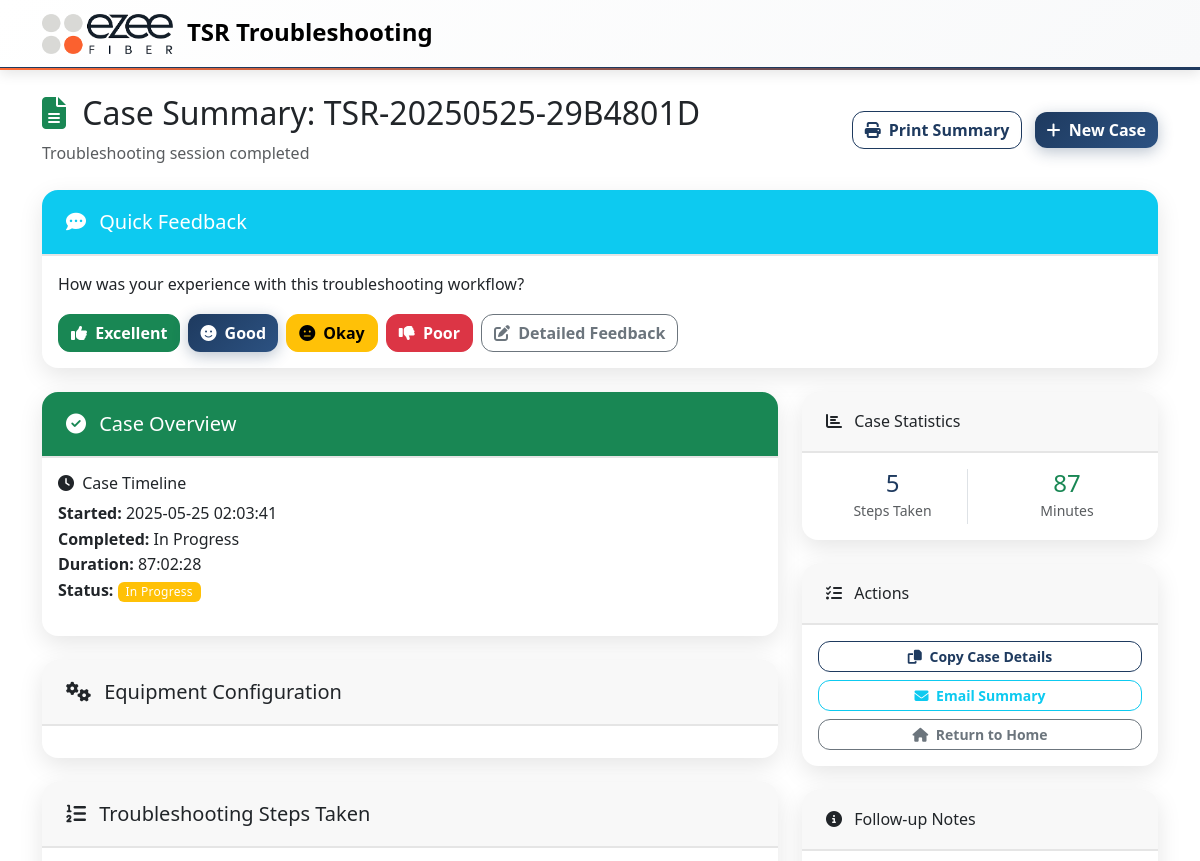
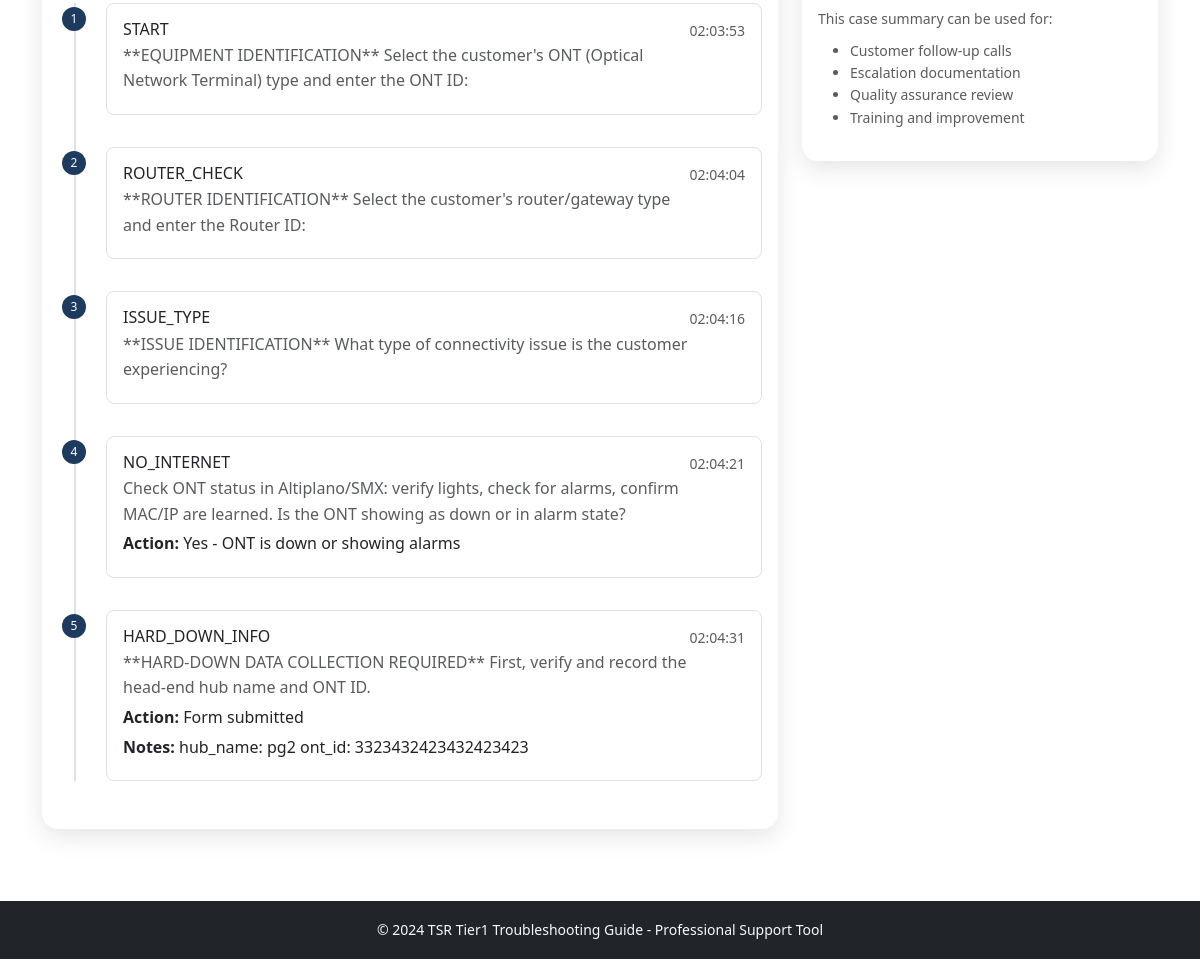
Page /case_summary/8 on the committed database (2 pictures, top to bottom).
### models.py (models this page shows, shortened)
class TroubleshootingCase(db.Model):
    id = db.Column(db.Integer, primary_key=True)
    session_id = db.Column(db.String(100), nullable=False)
    case_number = db.Column(db.String(50), unique=True, nullable=False)
    customer_info = db.Column(db.Text)  # JSON string
    ont_type = db.Column(db.String(50))
    ont_id = db.Column(db.String(50))  # ONT identifier (flexible format)
    router_type = db.Column(db.String(50))
    router_id = db.Column(db.String(50))  # Router identifier (flexible format)
    issue_type = db.Column(db.String(100))
    resolution = db.Column(db.String(200))
    status = db.Column(db.String(20), default='in_progress')  # in_progress, resolved, escalated, unresolved
    created_at = db.Column(db.DateTime, default=datetime.utcnow)
    completed_at = db.Column(db.DateTime)
    start_time = db.Column(db.Float)  # timestamp
    end_time = db.Column(db.Float)  # timestamp
    def get_customer_info(self):
        if self.customer_info:
            return json.loads(self.customer_info)
        return {}
    def get_duration(self):
        if self.start_time and self.end_time:
            duration_seconds = int(self.end_time - self.start_time)
        elif self.start_time:
            duration_seconds = int(datetime.now().timestamp() - self.start_time)
        else:
            return 0
        return duration_seconds // 60

class TroubleshootingStep(db.Model):
    id = db.Column(db.Integer, primary_key=True)
    case_id = db.Column(db.Integer, db.ForeignKey('troubleshooting_case.id'), nullable=False)
    step_id = db.Column(db.String(50), nullable=False)
    step_name = db.Column(db.String(200))
    action_taken = db.Column(db.String(500))
    result = db.Column(db.String(500))
    notes = db.Column(db.Text)
    timestamp = db.Column(db.DateTime, default=datetime.utcnow)
    case = db.relationship('TroubleshootingCase', backref=db.backref('steps', lazy=True, order_by='TroubleshootingStep.timestamp'))

### routes.py (the view)
@app.route('/case_summary/<int:case_id>')
def case_summary(case_id):
    case = TroubleshootingCase.query.get_or_404(case_id)
    escalation_report = None
    if case.status == 'escalated':
        escalation_report = generate_tier2_escalation_report(case)
    dispatch_report = None
    if case.status in ['dispatch_pending', 'resolved'] and (
        any(step.step_id.startswith('DISPATCH_') for step in case.steps) or
        case.issue_type == 'Complete Outage'
    ):
        dispatch_report = generate_dispatch_report(case)
    return render_template('case_summary.html', case=case, dispatch_report=dispatch_report, escalation_report=escalation_report)

### app.py (called while the page is built)
@app.template_filter('datetime')
def datetime_filter(timestamp):
    if timestamp:
        return datetime.fromtimestamp(timestamp).strftime('%Y-%m-%d %H:%M:%S')
    return ''

@app.template_filter('duration')
def duration_filter(start_time, end_time=None):
    if not start_time:
        return ''
    end = end_time or datetime.now().timestamp()
    duration = int(end - start_time)
    hours = duration // 3600
    minutes = (duration % 3600) // 60
    seconds = duration % 60
    if hours > 0:
        return f"{hours:02d}:{minutes:02d}:{seconds:02d}"
    else:
        return f"{minutes:02d}:{seconds:02d}"

### templates/case_summary.html (shortened to what this page needs)
{% extends "base.html" %}
{% block content %}
<div class="container py-4">
    <div class="row justify-content-between align-items-center mb-4">
        <div class="col">
            <h2>
                <i class="fas fa-file-alt me-2 text-success"></i>
                Case Summary: {{ case.case_number }}
            </h2>
            <p class="text-muted mb-0">Troubleshooting session completed</p>
        </div>
        <div class="col-auto">
            <button onclick="window.print()" class="btn btn-outline-primary me-2">
                <i class="fas fa-print me-1"></i>
                Print Summary
            </button>
            <a href="{{ url_for('restart_case') }}" class="btn btn-primary">
                <i class="fas fa-plus me-1"></i>
                New Case
            </a>
        </div>
    </div>
    <div class="row mb-4">
        <div class="col-12">
            <div class="card border-info">
                <div class="card-header bg-info text-white">
                    <h5 class="mb-0">
                        <i class="fas fa-comment-dots me-2"></i>
                        Quick Feedback
                    </h5>
                </div>
                <div class="card-body">
                    <p class="mb-3">How was your experience with this troubleshooting workflow?</p>
                    <div class="d-flex gap-2 flex-wrap">
                        <button class="btn btn-success" onclick="submitFeedback('excellent', '{{ case.id }}')">
                            <i class="fas fa-thumbs-up me-1"></i>
                            Excellent
                        </button>
                        <button class="btn btn-primary" onclick="submitFeedback('good', '{{ case.id }}')">
                            <i class="fas fa-smile me-1"></i>
                            Good
                        </button>
                        <button class="btn btn-warning" onclick="submitFeedback('okay', '{{ case.id }}')">
                            <i class="fas fa-meh me-1"></i>
                            Okay
                        </button>
                        <button class="btn btn-danger" onclick="submitFeedback('poor', '{{ case.id }}')">
                            <i class="fas fa-thumbs-down me-1"></i>
                            Poor
                        </button>
                        <button class="btn btn-outline-secondary" onclick="showDetailedFeedback('{{ case.id }}')">
                            <i class="fas fa-edit me-1"></i>
                            Detailed Feedback
                        </button>
                    </div>
                </div>
            </div>
        </div>
    </div>
    <div class="row">
        <div class="col-lg-8">
            <div class="card mb-4">
                <div class="card-header bg-success text-white">
                    <h5 class="mb-0">
                        <i class="fas fa-check-circle me-2"></i>
                        Case Overview
                    </h5>
                </div>
                <div class="card-body">
                    <div class="row">
                        <div class="col-md-6">
                            <h6><i class="fas fa-clock me-1"></i> Case Timeline</h6>
                            <ul class="list-unstyled">
                                <li><strong>Started:</strong> {{ case.start_time|datetime }}</li>
                                <li><strong>Completed:</strong> {{ case.end_time|datetime if case.end_time else 'In Progress' }}</li>
                                <li><strong>Duration:</strong> {{ case.start_time|duration(case.end_time) }}</li>
                                <li><strong>Status:</strong>
                                    <span class="badge bg-{{ 'success' if case.status == 'resolved' else 'warning' }}">
                                        {{ case.status.replace('_', ' ').title() }}
                                    </span>
                                </li>
                            </ul>
                        </div>
                    </div>
                </div>
            </div>
            <div class="card mb-4">
                <div class="card-header">
                    <h5 class="mb-0">
                        <i class="fas fa-cogs me-2"></i>
                        Equipment Configuration
                    </h5>
                </div>
                <div class="card-body">
                </div>
            </div>
            <div class="card">
                <div class="card-header">
                    <h5 class="mb-0">
                        <i class="fas fa-list-ol me-2"></i>
                        Troubleshooting Steps Taken
                    </h5>
                </div>
                <div class="card-body">
                    {% if case.steps %}
                        <div class="timeline">
                            {% for step in case.steps %}
                            <div class="timeline-item">
                                <div class="timeline-marker">
                                    <span class="badge bg-primary rounded-pill">{{ loop.index }}</span>
                                </div>
                                <div class="timeline-content">
                                    <div class="d-flex justify-content-between align-items-start">
                                        <div>
                                            <h6 class="mb-1">{{ step.step_id }}</h6>
                                            {% if step.step_name %}
                                            <p class="text-muted mb-1">{{ step.step_name }}</p>
                                            {% endif %}
                                            {% if step.action_taken %}
                                            <p class="mb-1"><strong>Action:</strong> {{ step.action_taken }}</p>
                                            {% endif %}
                                            {% if step.notes %}
                                            <p class="mb-1"><strong>Notes:</strong> {{ step.notes }}</p>
                                            {% endif %}
                                        </div>
                                        <small class="text-muted">{{ step.timestamp.strftime('%H:%M:%S') }}</small>
                                    </div>
                                </div>
                            </div>
                            {% endfor %}
                        </div>
                    {% else %}
                        <p class="text-muted">No detailed steps recorded for this case.</p>
                    {% endif %}
                </div>
            </div>
        </div>
        <div class="col-lg-4">
            <div class="card mb-4">
                <div class="card-header">
                    <h6 class="mb-0">
                        <i class="fas fa-chart-bar me-2"></i>
                        Case Statistics
                    </h6>
                </div>
                <div class="card-body">
                    <div class="row text-center">
                        <div class="col-6">
                            <div class="border-end">
                                <h4 class="text-primary mb-0">{{ case.steps|length }}</h4>
                                <small class="text-muted">Steps Taken</small>
                            </div>
                        </div>
                        <div class="col-6">
                            <h4 class="text-success mb-0">{{ case.get_duration() // 60 }}</h4>
                            <small class="text-muted">Minutes</small>
                        </div>
                    </div>
                </div>
            </div>
            <div class="card mb-4">
                <div class="card-header">
                    <h6 class="mb-0">
                        <i class="fas fa-tasks me-2"></i>
                        Actions
                    </h6>
                </div>
                <div class="card-body">
                    <div class="d-grid gap-2">
                        <button onclick="copyToClipboard()" class="btn btn-outline-primary btn-sm">
                            <i class="fas fa-copy me-1"></i>
                            Copy Case Details
                        </button>
                        <button onclick="emailSummary()" class="btn btn-outline-info btn-sm">
                            <i class="fas fa-envelope me-1"></i>
                            Email Summary
                        </button>
                        <a href="{{ url_for('index') }}" class="btn btn-outline-secondary btn-sm">
                            <i class="fas fa-home me-1"></i>
                            Return to Home
                        </a>
                    </div>
                </div>
            </div>
            <div class="card">
                <div class="card-header">
                    <h6 class="mb-0">
                        <i class="fas fa-info-circle me-2"></i>
                        Follow-up Notes
                    </h6>
                </div>
                <div class="card-body">
                    <small class="text-muted">
                        This case summary can be used for:
                        <ul class="mt-2">
                            <li>Customer follow-up calls</li>
                            <li>Escalation documentation</li>
                            <li>Quality assurance review</li>
                            <li>Training and improvement</li>
                        </ul>
                    </small>
                </div>
            </div>
        </div>
    </div>
</div>
{% endblock %}

### static/css/custom.css (style rules this page uses)
:root { --primary-color: 0 84% 60%; --success-color: 142 71% 45%; --info-color: 199 89% 48%; --warning-color: 45 100% 51%; --danger-color: 354 70% 54%; }
body { font-family: 'Segoe UI', Tahoma, Geneva, Verdana, sans-serif; line-height: 1.6; }
.card { border: none; box-shadow: 0 2px 8px rgba(0, 0, 0, 0.1); border-radius: 12px; transition: transform 0.2s ease, box-shadow 0.2s ease; }
.card-header { border-radius: 12px 12px 0 0 !important; border-bottom: none; padding: 1.25rem 1.5rem; }
.timeline { position: relative; padding-left: 2rem; }
.timeline::before { content: ''; position: absolute; left: 1rem; top: 0; bottom: 0; width: 2px; background: var(--bs-border-color); }
.timeline-item { position: relative; margin-bottom: 2rem; }
.timeline-marker { position: absolute; left: -2rem; top: 0; width: 2rem; height: 2rem; display: flex; align-items: center; justify-content: center; }
.timeline-marker .badge { width: 1.5rem; height: 1.5rem; display: flex; align-items: center; justify-content: center; font-size: 0.75rem; }
.timeline-content { background: var(--bs-body-bg); border: 1px solid var(--bs-border-color); border-radius: 8px; padding: 1rem; margin-left: 1rem; }
.badge { font-weight: 500; letter-spacing: 0.025em; }
.btn { border-radius: 8px; font-weight: 500; transition: all 0.2s ease; }

### static/css/ezee-theme.css (style rules this page uses)
:root { --ezee-navy: #1e3a5f; --ezee-orange: #ff6b35; --ezee-light-grey: #e5e5e5; --ezee-dark-grey: #6c757d; --ezee-white: #ffffff; }
.bg-primary { background-color: var(--ezee-navy) !important; }
.btn-primary { background-color: var(--ezee-navy); border-color: var(--ezee-navy); }
.btn-outline-primary { color: var(--ezee-navy); border-color: var(--ezee-navy); }
.text-primary { color: var(--ezee-navy) !important; }
.card { border: none; border-radius: 16px; box-shadow: 0 8px 25px rgba(0, 0, 0, 0.1); transition: all 0.3s ease; }
.card-header { border-radius: 16px 16px 0 0 !important; border-bottom: 2px solid var(--ezee-light-grey); }
.btn { border-radius: 12px; font-weight: 600; transition: all 0.3s cubic-bezier(0.4, 0, 0.2, 1); position: relative; overflow: hidden; }
.btn-primary { background: linear-gradient(135deg, var(--ezee-navy) 0%, #2c5282 100%); border: none; box-shadow: 0 4px 15px rgba(30, 58, 95, 0.3); }

### rows in the picture
TroubleshootingCase: case_number "TSR-20250525-29B4801D", start_time "2025-05-25 02:03:41", end_time "In Progress", start_time|duration "87:02:28", status.replace "In Progress", start_time+end_time "87"
TroubleshootingStep: step_id "START", step_name "**EQUIPMENT IDENTIFICATION** Select the customer's ONT (Optical Network Terminal) type and enter the ONT ID:", timestamp "02:03:53"
TroubleshootingStep: step_id "ROUTER_CHECK", step_name "**ROUTER IDENTIFICATION** Select the customer's router/gateway type and enter the Router ID:", timestamp "02:04:04"
TroubleshootingStep: step_id "ISSUE_TYPE", step_name "**ISSUE IDENTIFICATION** What type of connectivity issue is the customer experiencing?", timestamp "02:04:16"
TroubleshootingStep: step_id "NO_INTERNET", step_name "Check ONT status in Altiplano/SMX: verify lights, check for alarms, confirm MAC/IP are learned. Is the ONT showing as down or in alarm state?", action_taken "Yes - ONT is down or showing alarms", timestamp "02:04:21"
TroubleshootingStep: step_id "HARD_DOWN_INFO", step_name "**HARD-DOWN DATA COLLECTION REQUIRED** First, verify and record the head-end hub name and ONT ID.", action_taken "Form submitted", notes "hub_name: pg2 ont_id: 3323432423432423423", timestamp "02:04:31"

### other values in the picture
{{ case.steps|length }} "5"
